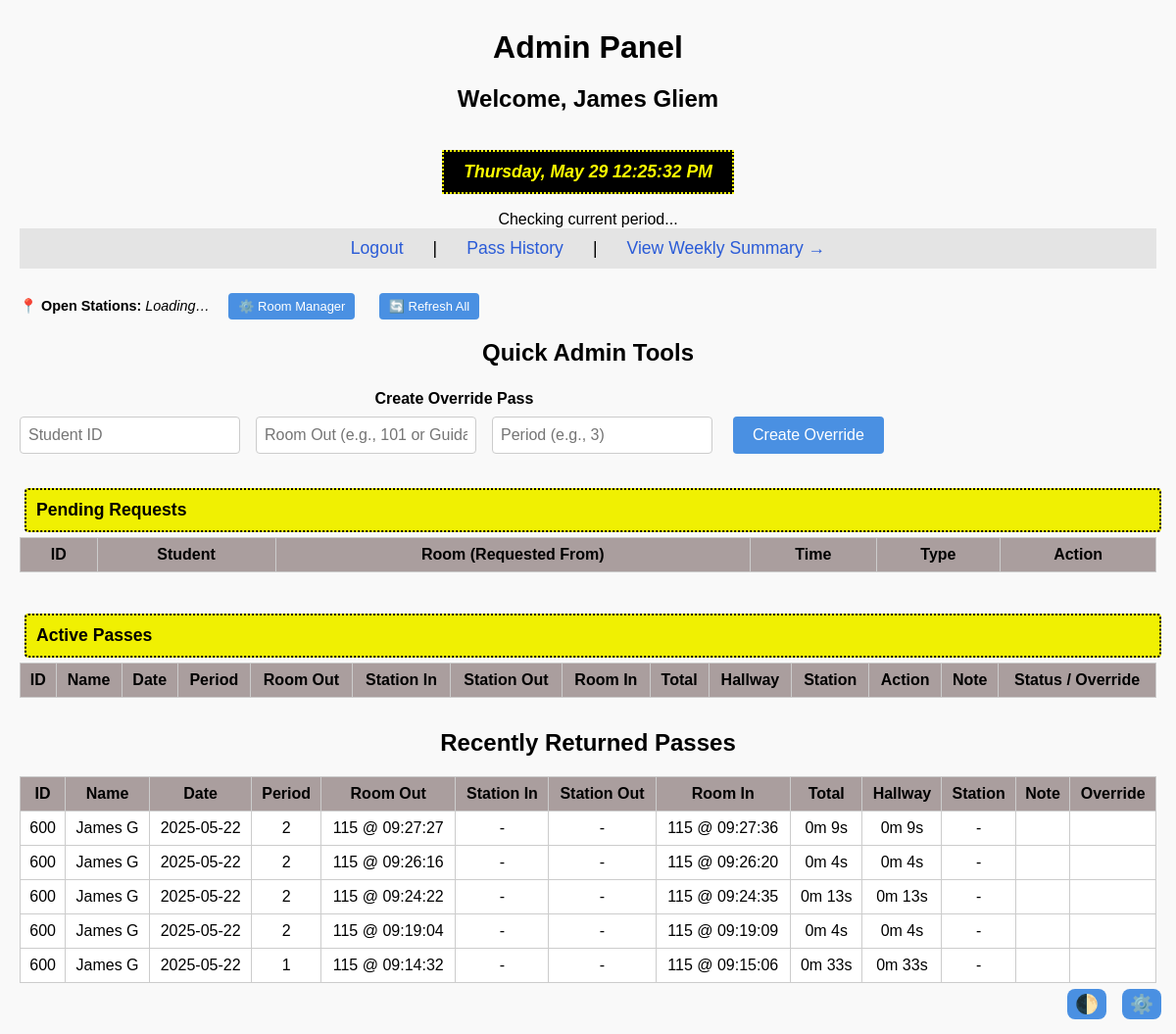
Screenshot of /admin (signed in) with the database file from the repository.
### src/models.py (models this page shows, shortened)
class User(db.Model):
    __tablename__ = "users"
    id       = db.Column(db.String, primary_key=True)  # login ID
    name     = db.Column(db.String, nullable=False)
    email    = db.Column(db.String, unique=True, nullable=False)
    role     = db.Column(db.String, nullable=False)  # "student", "teacher"
    password = db.Column(db.String, nullable=False)
    passes   = db.relationship("Pass", backref="student", lazy=True, foreign_keys='Pass.student_id')
    audits   = db.relationship("AuditLog", backref="student", lazy=True, foreign_keys='AuditLog.student_id')
    periods  = db.relationship("StudentPeriod", backref="student", lazy=True, foreign_keys='StudentPeriod.student_id')

### src/routes/admin.py (the view, shortened to what this page needs)
@admin_bp.route('/admin')
def admin_view():
    if not session.get('logged_in'):
        return redirect(url_for('auth.login'))
    open_passes = Pass.query.filter(
        Pass.status.in_([STATUS_ACTIVE, STATUS_PENDING_START, STATUS_PENDING_RETURN]),
        Pass.checkin_at == None
    ).all()
    pending_starts, pending_returns, active = [], [], []
    recent_returns = Pass.query.filter_by(status=STATUS_RETURNED).order_by(
        Pass.date.desc(), Pass.checkout_at.desc()
    ).limit(5).all()
    recent_returns_data = []
    for p in recent_returns:
        logs = sorted(p.events, key=lambda l: l.timestamp)
        station_in = next((l for l in logs if l.event == "in"), None)
        station_out = next((l for l in logs if l.event == "out"), None)
        total_time = (p.checkin_at - p.checkout_at).total_seconds() if p.checkin_at and p.checkout_at else 0
        station_time = (station_out.timestamp - station_in.timestamp).total_seconds() if station_in and station_out else 0
        hallway_time = total_time - station_time if station_time else total_time
        recent_returns_data.append({
            "id": p.student.id,
            "student_name": p.student.name,
            "date": p.date.strftime('%Y-%m-%d'),
            "period": p.period,
            "room_out": f"{p.room_out} @ {p.checkout_at.strftime('%H:%M:%S')}" if p.checkout_at else "-",
            "station_in": f"{station_in.station} @ {station_in.timestamp.strftime('%H:%M:%S')}" if station_in else "-",
            "station_out": f"{station_out.station} @ {station_out.timestamp.strftime('%H:%M:%S')}" if station_out else "-",
            "room_in": f"{p.room_in} @ {p.checkin_at.strftime('%H:%M:%S')}" if p.checkin_at else "-",
            "elapsed": f"{int(total_time//60)}m {int(total_time%60)}s" if total_time else "-",
            "hallway_time": f"{int(hallway_time//60)}m {int(hallway_time%60)}s" if hallway_time else "-",
            "station_time": f"{int(station_time//60)}m {int(station_time%60)}s" if station_time else "-",
            "note": p.note or "",
            "override": "✔️" if p.is_override else ""
        })
    needs_setup = False
    if session.get("role") == "teacher":
        from src.models import TeacherSchedule
        sched = TeacherSchedule.query.filter_by(teacher_id=session.get("teacher_id")).first()
        if not sched or not any(getattr(sched, f"period_{i}", None) for i in range(13)):
            needs_setup = True
    return render_template(
        "admin.html",
        pending_starts=pending_starts,
        pending_returns=pending_returns,
        active=active,
        recent_returns=recent_returns_data,
        active_rooms=get_active_rooms(),
        admin_station=session.get("station_id", ""),
        config_stations=config.get("stations", []),
        needs_schedule_setup=needs_setup
    )

### src/routes/auth.py (called while the page is built)
@auth_bp.before_app_request
def enforce_session_timeout():
    session.permanent = True
    current_app.permanent_session_lifetime = timedelta(
        minutes=SESSION_TIMEOUT_MIN
    )

### src/utils.py (called while the page is built)
def get_active_rooms() -> set[str]:
    return {r.room for r in ActiveRoom.query.all()}

### templates/admin.html (shortened to what this page needs)
<!DOCTYPE html>
<html lang="en">
<head>
  <link rel="stylesheet" href="{{ url_for('static', filename='css/style.css') }}">
</head>
<body>
<h1>Admin Panel</h1>
<h2 id="welcome-msg"></h2>
<div id="custom-clock" class="custom-clock">Loading time…</div>
<div class="period" id="period">Checking current period...</div>
<nav>
  <a href="{{ url_for('auth.logout') }}">Logout</a> |
  <a href="{{ url_for('report.admin_pass_history') }}">Pass History</a> |
  <a href="{{ url_for('admin.admin_weekly_summary') }}">View Weekly Summary →</a>
</nav>
<div style="margin: 0.5em 0 1em 0; font-size: 0.9em; display: flex; gap: 1em; align-items: center;">
  <label id="station-list">
    📍 <strong>Open Stations:</strong>
    <em>Loading…</em>
  </label>
  <button onclick="openWindowRemembered('/admin_rooms_ui', 'roomMgr')" style="padding: 6px 10px; font-size: 0.9em;">
    ⚙️ Room Manager
  </button>
  <button onclick="location.reload()" style="padding: 6px 10px; font-size: 0.9em;">🔄 Refresh All </button>
</div>
<h2 style="margin-bottom: 0.2em;">Quick Admin Tools</h2>
<div style="display: flex; gap: 2em; align-items: flex-end; flex-wrap: wrap;">
  <form id="admin-override-form" onsubmit="createOverride(event)">
    <label><strong>Create Override Pass</strong></label><br>
    <div style="display: flex; flex-wrap: wrap; gap: 1em; margin-top: 0.2em;">
      <input type="text" id="override-student-id" placeholder="Student ID" required style="flex: 1; min-width: 150px;">
      <input type="text" id="override-room" placeholder="Room Out (e.g., 101 or Guidance)" required style="flex: 1; min-width: 180px;">
      <input type="text" id="override-period" placeholder="Period (e.g., 3)" required style="flex: 1; min-width: 100px;">
      <button type="submit" style="flex-shrink: 0;">Create Override</button>
    </div>
  </form>
</div>
<button class="collapsible">Pending Requests</button>
<div class="content">
  <table>
    <thead>
      <tr>
        <th>ID</th>
        <th>Student</th>
        <th>Room (Requested From)</th>
        <th>Time</th>
        <th>Type</th>
        <th>Action</th>
      </tr>
    </thead>
  </table>
</div>
<button class="collapsible">Active Passes</button>
<div class="content">
  <table>
    <thead>
      <tr>
        <th>ID</th>
        <th>Name</th>
        <th>Date</th>
        <th>Period</th>
        <th>Room Out</th>
        <th>Station In</th>
        <th>Station Out</th>
        <th>Room In</th>
        <th>Total</th>
        <th>Hallway</th>
        <th>Station</th>
        <th>Action</th>
        <th>Note</th>
        <th>Status / Override</th>
      </tr>
    </thead>
  </table>
</div>
<h2>Recently Returned Passes</h2>
<table>
  <thead>
    <tr>
      <th>ID</th>
      <th>Name</th>
      <th>Date</th>
      <th>Period</th>
      <th>Room Out</th>
      <th>Station In</th>
      <th>Station Out</th>
      <th>Room In</th>
      <th>Total</th>
      <th>Hallway</th>
      <th>Station</th>
      <th>Note</th>
      <th>Override</th>
    </tr>
  </thead>
  <tbody>
    {% for p in recent_returns %}
    <tr>
      <td>{{ p.id }}</td>
      <td>{{ p.student_name }}</td>
      <td>{{ p.date }}</td>
      <td>{{ p.period }}</td>
      <td>{{ p.room_out }}</td>
      <td>{{ p.station_in }}</td>
      <td>{{ p.station_out }}</td>
      <td>{{ p.room_in }}</td>
      <td>{{ p.elapsed }}</td>
      <td>{{ p.hallway_time }}</td>
      <td>{{ p.station_time }}</td>
      <td>{{ p.note }}</td>
      <td>{{ p.override }}</td>
    </tr>
    {% endfor %}
  </tbody>
</table>
</body>
</html>

### static/css/style.css (style rules this page uses)
:root { --bg: #f9f9f9; --text: #000; --card-bg: white; --link: #2a5bd7; --link-hover: #1e40af; --btn-bg: #4a90e2; --btn-hover: #357ab8; --border: #ccc; --error: red; --table-header: #e4e4e4; }
body { font-family: Arial, sans-serif; margin: 0; padding: 20px; background: var(--bg); color: var(--text); text-align: center; }
h1, h2 { margin-top: 10px; margin-bottom: 20px; color: var(--text); }
nav { margin-bottom: 20px; background: var(--table-header); padding: 10px 0; display: flex; justify-content: center; gap: 20px; font-size: 1.1em; }
a { color: var(--link); text-decoration: none; margin: 0 10px; }
button { padding: 10px 20px; font-size: 1em; border: none; background-color: var(--btn-bg); color: white; border-radius: 4px; cursor: pointer; margin: 5px; }
input[type="text"], input[type="password"], input[type="file"] { padding: 8px; margin: 5px 0; border: 1px solid var(--border); border-radius: 4px; font-size: 1em; width: 100%; max-width: 300px; background-color: var(--card-bg); color: var(--text); }
form { margin: 20px 0; }
table { margin: auto; border-collapse: collapse; width: 95%; background: var(--card-bg); }
th, td { border: 1px solid var(--border); padding: 10px; text-align: center; vertical-align: middle; }
th { background: var(--table-header); }
.custom-clock, .clock { background-color: black; color: yellow; border: 2px dotted yellow; font-family: sans-serif; font-style: italic; font-weight: bold; font-size: 1.1em; padding: 10px 20px; display: inline-block; margin: 1em auto; }

### templates/admin.html (style rules this page uses)
th { background-color: #7e6c6ca8 !important; color: #000 !important; }
table { width: 100%; margin-bottom: 2em; border-collapse: collapse; }
th, td { padding: .5em; border: 1px solid #ccc; text-align: center; }
.collapsible { background-color: rgb(240, 240, 2); color: black; border: 2px dotted black; font-weight: bold; padding: 10px; text-align: left; width: 100%; cursor: pointer; font-size: 1.1em; margin-top: 10px; }
.content { display: block; }

### rows the page displays
User: id "600", student_name "James G", date "2025-05-22", period "2", room_out "115 @ 09:27:27", station_in "-", station_out "-", room_in "115 @ 09:27:36", elapsed "0m 9s", hallway_time "0m 9s", station_time "-", room_out "115 @ 09:26:16", room_in "115 @ 09:26:20", elapsed "0m 4s", hallway_time "0m 4s", room_out "115 @ 09:24:22", room_in "115 @ 09:24:35", elapsed "0m 13s", hallway_time "0m 13s", room_out "115 @ 09:19:04", room_in "115 @ 09:19:09", period "1", room_out "115 @ 09:14:32", room_in "115 @ 09:15:06", elapsed "0m 33s", hallway_time "0m 33s"
